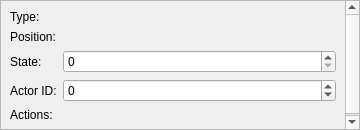
<?xml version="1.0" encoding="UTF-8"?>
<ui version="4.0">
 <class>NPCProperties</class>
 <widget class="QWidget" name="NPCProperties">
  <property name="geometry">
   <rect>
    <x>0</x>
    <y>0</y>
    <width>360</width>
    <height>130</height>
   </rect>
  </property>
  <layout class="QVBoxLayout" name="layoutMain">
   <property name="leftMargin">
    <number>0</number>
   </property>
   <property name="topMargin">
    <number>0</number>
   </property>
   <property name="rightMargin">
    <number>0</number>
   </property>
   <property name="bottomMargin">
    <number>0</number>
   </property>
   <item>
    <widget class="QScrollArea" name="scrollArea">
     <property name="widgetResizable">
      <bool>true</bool>
     </property>
     <widget class="QWidget" name="scrollAreaWidgetContents">
      <property name="geometry">
       <rect>
        <x>0</x>
        <y>0</y>
        <width>358</width>
        <height>128</height>
       </rect>
      </property>
      <layout class="QFormLayout" name="layoutScrollArea">
       <item row="1" column="0">
        <widget class="QLabel" name="lblPosition">
         <property name="text">
          <string>Position:</string>
         </property>
        </widget>
       </item>
       <item row="1" column="1">
        <widget class="ObjectPosition" name="position" native="true"/>
       </item>
       <item row="0" column="0">
        <widget class="QLabel" name="lblType">
         <property name="text">
          <string>Type:</string>
         </property>
        </widget>
       </item>
       <item row="0" column="1">
        <widget class="ObjectSelector" name="type" native="true"/>
       </item>
       <item row="2" column="0">
        <widget class="QLabel" name="lblState">
         <property name="text">
          <string>State:</string>
         </property>
        </widget>
       </item>
       <item row="2" column="1">
        <widget class="QSpinBox" name="state">
         <property name="maximum">
          <number>255</number>
         </property>
        </widget>
       </item>
       <item row="3" column="0">
        <widget class="QLabel" name="lblActorID">
         <property name="text">
          <string>Actor ID:</string>
         </property>
        </widget>
       </item>
       <item row="3" column="1">
        <widget class="QSpinBox" name="actorID">
         <property name="minimum">
          <number>-2147483647</number>
         </property>
         <property name="maximum">
          <number>2147483647</number>
         </property>
        </widget>
       </item>
       <item row="4" column="0">
        <widget class="QLabel" name="lblActions">
         <property name="text">
          <string>Actions:</string>
         </property>
        </widget>
       </item>
       <item row="4" column="1">
        <widget class="ActionList" name="actions" native="true"/>
       </item>
      </layout>
     </widget>
    </widget>
   </item>
  </layout>
 </widget>
 <customwidgets>
  <customwidget>
   <class>ObjectPosition</class>
   <extends>QWidget</extends>
   <header>ObjectPositionUI.h</header>
   <container>1</container>
  </customwidget>
  <customwidget>
   <class>ObjectSelector</class>
   <extends>QWidget</extends>
   <header>ObjectSelector.h</header>
   <container>1</container>
  </customwidget>
  <customwidget>
   <class>ActionList</class>
   <extends>QWidget</extends>
   <header>ActionList.h</header>
   <container>1</container>
  </customwidget>
 </customwidgets>
 <resources/>
 <connections/>
</ui>
